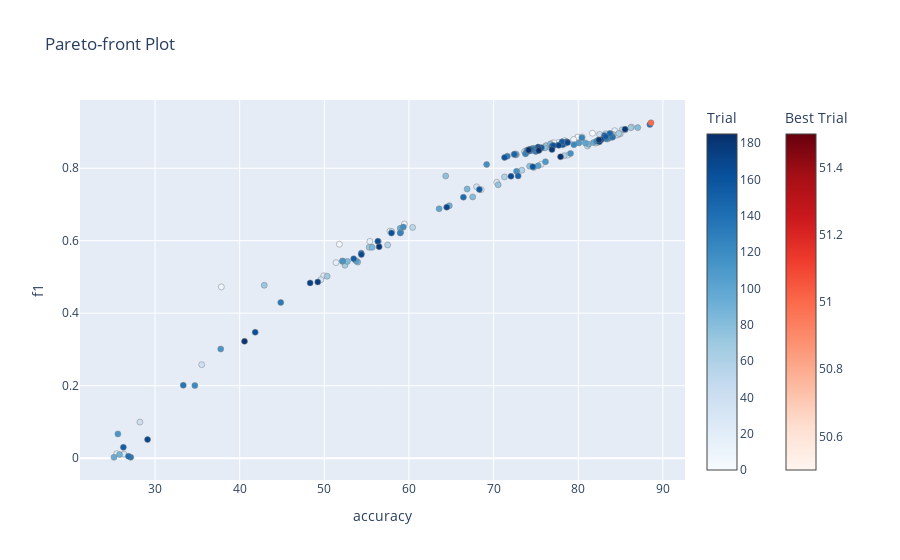

Notebook source saved alongside this figure:
### Code cell
optuna.visualization.plot_pareto_front(study, target_names=["accuracy","f1"])

### Figure 1 — Plotly figure (JSON) as saved in the notebook; plotly's stock layout.template omitted (floating-point values rounded to 4 significant figures; data arrays with more than 128 entries replaced by an {"elided": "..."} marker saying what was removed)
{"data": [{"hovertemplate": "%{text}<extra>Trial</extra>", "marker": {"color": {"elided": "184 int values"}, "colorbar": {"title": {"text": "Trial"}}, "colorscale": [[0, "rgb(247,251,255)"], [0.125, "rgb(222,235,247)"], [0.25, "rgb(198,219,239)"], [0.375, "rgb(158,202,225)"], [0.5, "rgb(107,174,214)"], [0.625, "rgb(66,146,198)"], [0.75, "rgb(33,113,181)"], [0.875, "rgb(8,81,156)"], [1, "rgb(8,48,107)"]], "line": {"color": "Grey", "width": 0.5}}, "mode": "markers", "showlegend": false, "text": {"elided": "184 str values"}, "type": "scatter", "x": {"elided": "184 float values"}, "y": {"elided": "184 float values"}}, {"hovertemplate": "%{text}<extra>Best Trial</extra>", "marker": {"color": [51], "colorbar": {"title": {"text": "Best Trial"}, "x": 1.1, "xpad": 40}, "colorscale": [[0, "rgb(255,245,240)"], [0.125, "rgb(254,224,210)"], [0.25, "rgb(252,187,161)"], [0.375, "rgb(252,146,114)"], [0.5, "rgb(251,106,74)"], [0.625, "rgb(239,59,44)"], [0.75, "rgb(203,24,29)"], [0.875, "rgb(165,15,21)"], [1, "rgb(103,0,13)"]], "line": {"color": "Grey", "width": 0.5}}, "mode": "markers", "showlegend": false, "text": ["{<br>  \"number\": 51,<br>  \"values\": [<br>    88.60000000000001,<br>    0.9256002592251422<br>  ],<br>  \"params\": {<br>    \"batch_size\": 50,<br>    \"dist_from_center\": 19,<br>    \"drop_out\": 0.2761280704857509,<br>    \"hidden_nodes\": 512,<br>    \"learning_rate\": 0.0001176492743480887,<br>    \"num_epochs\": 10,<br>    \"optimizer\": \"Adam\"<br>  }<br>}"], "type": "scatter", "x": [88.6], "y": [0.9256]}], "layout": {"title": {"text": "Pareto-front Plot"}, "xaxis": {"title": {"text": "accuracy"}}, "yaxis": {"title": {"text": "f1"}}}}
